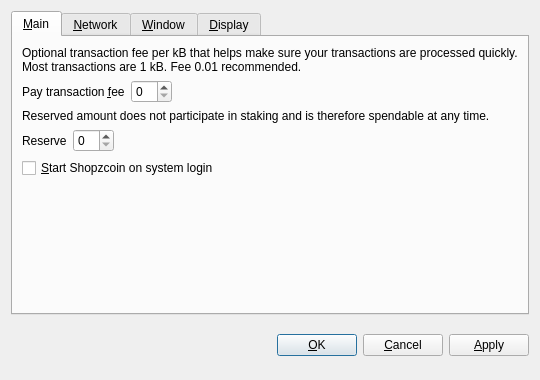
<?xml version="1.0" encoding="UTF-8"?>
<ui version="4.0">
 <class>OptionsDialog</class>
 <widget class="QDialog" name="OptionsDialog">
  <property name="geometry">
   <rect>
    <x>0</x>
    <y>0</y>
    <width>540</width>
    <height>380</height>
   </rect>
  </property>
  <property name="windowTitle">
   <string>Options</string>
  </property>
  <property name="styleSheet">
   <string notr="true">background-image: url(:/images/2s);</string>
  </property>
  <property name="modal">
   <bool>true</bool>
  </property>
  <layout class="QVBoxLayout" name="verticalLayout">
   <item>
    <widget class="QTabWidget" name="tabWidget">
     <property name="tabPosition">
      <enum>QTabWidget::North</enum>
     </property>
     <property name="currentIndex">
      <number>0</number>
     </property>
     <widget class="QWidget" name="tabMain">
      <attribute name="title">
       <string>&amp;Main</string>
      </attribute>
      <layout class="QVBoxLayout" name="verticalLayout_Main">
       <item>
        <widget class="QLabel" name="transactionFeeInfoLabel">
         <property name="text">
          <string>Optional transaction fee per kB that helps make sure your transactions are processed quickly. Most transactions are 1 kB. Fee 0.01 recommended.</string>
         </property>
         <property name="textFormat">
          <enum>Qt::PlainText</enum>
         </property>
         <property name="wordWrap">
          <bool>true</bool>
         </property>
        </widget>
       </item>
       <item>
        <layout class="QHBoxLayout" name="horizontalLayoutFee">
         <item>
          <widget class="QLabel" name="transactionFeeLabel">
           <property name="text">
            <string>Pay transaction &amp;fee</string>
           </property>
           <property name="textFormat">
            <enum>Qt::PlainText</enum>
           </property>
           <property name="buddy">
            <cstring>transactionFee</cstring>
           </property>
          </widget>
         </item>
         <item>
          <widget class="BitcoinAmountField" name="transactionFee"/>
         </item>
         <item>
          <spacer name="horizontalSpacerFee">
           <property name="orientation">
            <enum>Qt::Horizontal</enum>
           </property>
           <property name="sizeHint" stdset="0">
            <size>
             <width>40</width>
             <height>20</height>
            </size>
           </property>
          </spacer>
         </item>
        </layout>
       </item>
       <item>
        <widget class="QLabel" name="reserveBalanceInfoLabel">
         <property name="text">
          <string>Reserved amount does not participate in staking and is therefore spendable at any time.</string>
         </property>
         <property name="textFormat">
          <enum>Qt::PlainText</enum>
         </property>
         <property name="wordWrap">
          <bool>true</bool>
         </property>
        </widget>
       </item>
       <item>
        <layout class="QHBoxLayout" name="horizontalLayoutReserveBalance">
         <item>
          <widget class="QLabel" name="reserveBalanceLabel">
           <property name="text">
            <string>Reserve</string>
           </property>
           <property name="textFormat">
            <enum>Qt::PlainText</enum>
           </property>
           <property name="buddy">
            <cstring>reserveBalance</cstring>
           </property>
          </widget>
         </item>
         <item>
          <widget class="BitcoinAmountField" name="reserveBalance"/>
         </item>
         <item>
          <spacer name="horizontalSpacerReserveBalance">
           <property name="orientation">
            <enum>Qt::Horizontal</enum>
           </property>
           <property name="sizeHint" stdset="0">
            <size>
             <width>40</width>
             <height>20</height>
            </size>
           </property>
          </spacer>
         </item>
        </layout>
       </item>
       <item>
        <widget class="QCheckBox" name="bitcoinAtStartup">
         <property name="toolTip">
          <string>Automatically start Shopzcoin after logging in to the system.</string>
         </property>
         <property name="text">
          <string>&amp;Start Shopzcoin on system login</string>
         </property>
        </widget>
       </item>
       <item>
        <spacer name="verticalSpacer_Main">
         <property name="orientation">
          <enum>Qt::Vertical</enum>
         </property>
         <property name="sizeHint" stdset="0">
          <size>
           <width>20</width>
           <height>40</height>
          </size>
         </property>
        </spacer>
       </item>
      </layout>
     </widget>
     <widget class="QWidget" name="tabNetwork">
      <attribute name="title">
       <string>&amp;Network</string>
      </attribute>
      <layout class="QVBoxLayout" name="verticalLayout_Network">
       <item>
        <widget class="QCheckBox" name="mapPortUpnp">
         <property name="toolTip">
          <string>Automatically open the Shopzcoin client port on the router. This only works when your router supports UPnP and it is enabled.</string>
         </property>
         <property name="text">
          <string>Map port using &amp;UPnP</string>
         </property>
        </widget>
       </item>
       <item>
        <widget class="QCheckBox" name="connectSocks">
         <property name="toolTip">
          <string>Connect to the Shopzcoin network through a SOCKS proxy (e.g. when connecting through Tor).</string>
         </property>
         <property name="text">
          <string>&amp;Connect through SOCKS proxy:</string>
         </property>
        </widget>
       </item>
       <item>
        <layout class="QHBoxLayout" name="horizontalLayout_Network">
         <item>
          <widget class="QLabel" name="proxyIpLabel">
           <property name="text">
            <string>Proxy &amp;IP:</string>
           </property>
           <property name="textFormat">
            <enum>Qt::PlainText</enum>
           </property>
           <property name="buddy">
            <cstring>proxyIp</cstring>
           </property>
          </widget>
         </item>
         <item>
          <widget class="QValidatedLineEdit" name="proxyIp">
           <property name="maximumSize">
            <size>
             <width>140</width>
             <height>16777215</height>
            </size>
           </property>
           <property name="toolTip">
            <string>IP address of the proxy (e.g. 127.0.0.1)</string>
           </property>
          </widget>
         </item>
         <item>
          <widget class="QLabel" name="proxyPortLabel">
           <property name="text">
            <string>&amp;Port:</string>
           </property>
           <property name="textFormat">
            <enum>Qt::PlainText</enum>
           </property>
           <property name="buddy">
            <cstring>proxyPort</cstring>
           </property>
          </widget>
         </item>
         <item>
          <widget class="QLineEdit" name="proxyPort">
           <property name="maximumSize">
            <size>
             <width>55</width>
             <height>16777215</height>
            </size>
           </property>
           <property name="toolTip">
            <string>Port of the proxy (e.g. 9050)</string>
           </property>
          </widget>
         </item>
         <item>
          <widget class="QLabel" name="socksVersionLabel">
           <property name="text">
            <string>SOCKS &amp;Version:</string>
           </property>
           <property name="textFormat">
            <enum>Qt::PlainText</enum>
           </property>
           <property name="buddy">
            <cstring>socksVersion</cstring>
           </property>
          </widget>
         </item>
         <item>
          <widget class="QValueComboBox" name="socksVersion">
           <property name="toolTip">
            <string>SOCKS version of the proxy (e.g. 5)</string>
           </property>
          </widget>
         </item>
         <item>
          <spacer name="horizontalSpacer_Network">
           <property name="orientation">
            <enum>Qt::Horizontal</enum>
           </property>
           <property name="sizeHint" stdset="0">
            <size>
             <width>40</width>
             <height>20</height>
            </size>
           </property>
          </spacer>
         </item>
        </layout>
       </item>
       <item>
        <spacer name="verticalSpacer_Network">
         <property name="orientation">
          <enum>Qt::Vertical</enum>
         </property>
         <property name="sizeHint" stdset="0">
          <size>
           <width>20</width>
           <height>40</height>
          </size>
         </property>
        </spacer>
       </item>
      </layout>
     </widget>
     <widget class="QWidget" name="tabWindow">
      <attribute name="title">
       <string>&amp;Window</string>
      </attribute>
      <layout class="QVBoxLayout" name="verticalLayout_Window">
       <item>
        <widget class="QCheckBox" name="minimizeToTray">
         <property name="toolTip">
          <string>Show only a tray icon after minimizing the window.</string>
         </property>
         <property name="text">
          <string>&amp;Minimize to the tray instead of the taskbar</string>
         </property>
        </widget>
       </item>
       <item>
        <widget class="QCheckBox" name="minimizeOnClose">
         <property name="toolTip">
          <string>Minimize instead of exit the application when the window is closed. When this option is enabled, the application will be closed only after selecting Quit in the menu.</string>
         </property>
         <property name="text">
          <string>M&amp;inimize on close</string>
         </property>
        </widget>
       </item>
       <item>
        <spacer name="verticalSpacer_Window">
         <property name="orientation">
          <enum>Qt::Vertical</enum>
         </property>
         <property name="sizeHint" stdset="0">
          <size>
           <width>20</width>
           <height>40</height>
          </size>
         </property>
        </spacer>
       </item>
      </layout>
     </widget>
     <widget class="QWidget" name="tabDisplay">
      <attribute name="title">
       <string>&amp;Display</string>
      </attribute>
      <layout class="QVBoxLayout" name="verticalLayout_Display">
       <item>
        <layout class="QHBoxLayout" name="horizontalLayout_1_Display">
         <item>
          <widget class="QLabel" name="langLabel">
           <property name="text">
            <string>User Interface &amp;language:</string>
           </property>
           <property name="textFormat">
            <enum>Qt::PlainText</enum>
           </property>
           <property name="buddy">
            <cstring>lang</cstring>
           </property>
          </widget>
         </item>
         <item>
          <widget class="QValueComboBox" name="lang">
           <property name="toolTip">
            <string>The user interface language can be set here. This setting will take effect after restarting Shopzcoin.</string>
           </property>
          </widget>
         </item>
        </layout>
       </item>
       <item>
        <layout class="QHBoxLayout" name="horizontalLayout_2_Display">
         <item>
          <widget class="QLabel" name="unitLabel">
           <property name="text">
            <string>&amp;Unit to show amounts in:</string>
           </property>
           <property name="textFormat">
            <enum>Qt::PlainText</enum>
           </property>
           <property name="buddy">
            <cstring>unit</cstring>
           </property>
          </widget>
         </item>
         <item>
          <widget class="QValueComboBox" name="unit">
           <property name="toolTip">
            <string>Choose the default subdivision unit to show in the interface and when sending coins.</string>
           </property>
          </widget>
         </item>
        </layout>
       </item>
       <item>
        <widget class="QCheckBox" name="displayAddresses">
         <property name="toolTip">
          <string>Whether to show Shopzcoin addresses in the transaction list or not.</string>
         </property>
         <property name="text">
          <string>&amp;Display addresses in transaction list</string>
         </property>
        </widget>
       </item>
       <item>
        <widget class="QCheckBox" name="coinControlFeatures">
         <property name="toolTip">
          <string>Whether to show coin control features or not.</string>
         </property>
         <property name="text">
          <string>Display coin &amp;control features (experts only!)</string>
         </property>
        </widget>
       </item>
       <item>
        <spacer name="verticalSpacer_Display">
         <property name="orientation">
          <enum>Qt::Vertical</enum>
         </property>
         <property name="sizeHint" stdset="0">
          <size>
           <width>20</width>
           <height>40</height>
          </size>
         </property>
        </spacer>
       </item>
      </layout>
     </widget>
    </widget>
   </item>
   <item>
    <layout class="QHBoxLayout" name="horizontalLayout_Buttons">
     <item>
      <spacer name="horizontalSpacer_1">
       <property name="orientation">
        <enum>Qt::Horizontal</enum>
       </property>
       <property name="sizeHint" stdset="0">
        <size>
         <width>40</width>
         <height>48</height>
        </size>
       </property>
      </spacer>
     </item>
     <item>
      <widget class="QLabel" name="statusLabel">
       <property name="font">
        <font>
         <weight>75</weight>
         <bold>true</bold>
        </font>
       </property>
       <property name="text">
        <string/>
       </property>
       <property name="textFormat">
        <enum>Qt::PlainText</enum>
       </property>
       <property name="wordWrap">
        <bool>true</bool>
       </property>
      </widget>
     </item>
     <item>
      <spacer name="horizontalSpacer_2">
       <property name="orientation">
        <enum>Qt::Horizontal</enum>
       </property>
       <property name="sizeHint" stdset="0">
        <size>
         <width>40</width>
         <height>48</height>
        </size>
       </property>
      </spacer>
     </item>
     <item>
      <widget class="QPushButton" name="okButton">
       <property name="text">
        <string>&amp;OK</string>
       </property>
      </widget>
     </item>
     <item>
      <widget class="QPushButton" name="cancelButton">
       <property name="text">
        <string>&amp;Cancel</string>
       </property>
       <property name="autoDefault">
        <bool>false</bool>
       </property>
      </widget>
     </item>
     <item>
      <widget class="QPushButton" name="applyButton">
       <property name="text">
        <string>&amp;Apply</string>
       </property>
       <property name="autoDefault">
        <bool>false</bool>
       </property>
      </widget>
     </item>
    </layout>
   </item>
  </layout>
 </widget>
 <customwidgets>
  <customwidget>
   <class>BitcoinAmountField</class>
   <extends>QSpinBox</extends>
   <header>bitcoinamountfield.h</header>
   <container>1</container>
  </customwidget>
  <customwidget>
   <class>QValueComboBox</class>
   <extends>QComboBox</extends>
   <header>qvaluecombobox.h</header>
  </customwidget>
  <customwidget>
   <class>QValidatedLineEdit</class>
   <extends>QLineEdit</extends>
   <header>qvalidatedlineedit.h</header>
  </customwidget>
 </customwidgets>
 <resources/>
 <connections/>
</ui>
